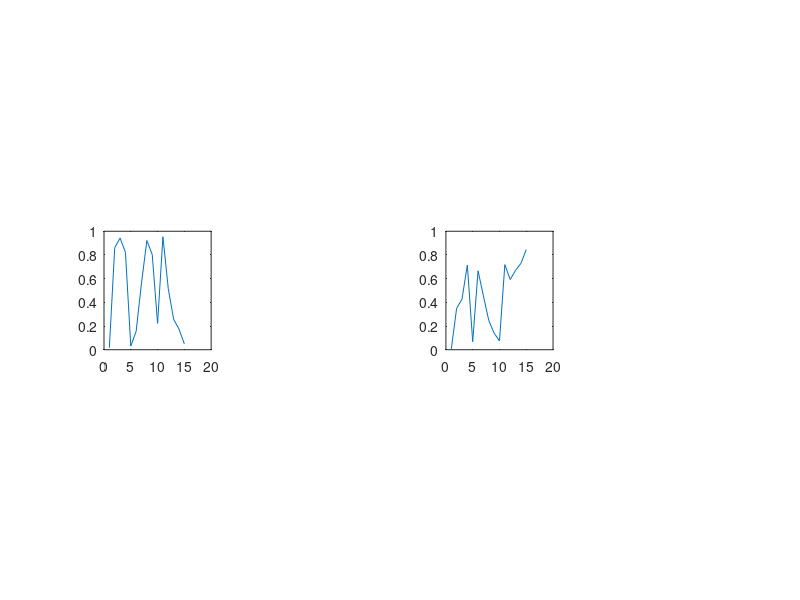

Recreate this plot in MATLAB.
v1 = [1 4 3 -2 1];
v2 = [6; 7; 8; 9; 10];
M = [1,2,1; 2,3,4; 2,1,2];
v3 = [v2; v2]
A = [v1',v2]
sumvect = [1,0,3,-1,0]'+v2
M2 = M' + [1 1 1;1 1 1;1 1 1]
M
M'
subplot(3,4,5);
plot(rand(15,1));
subplot(3,4,7);
plot(rand(15,1));